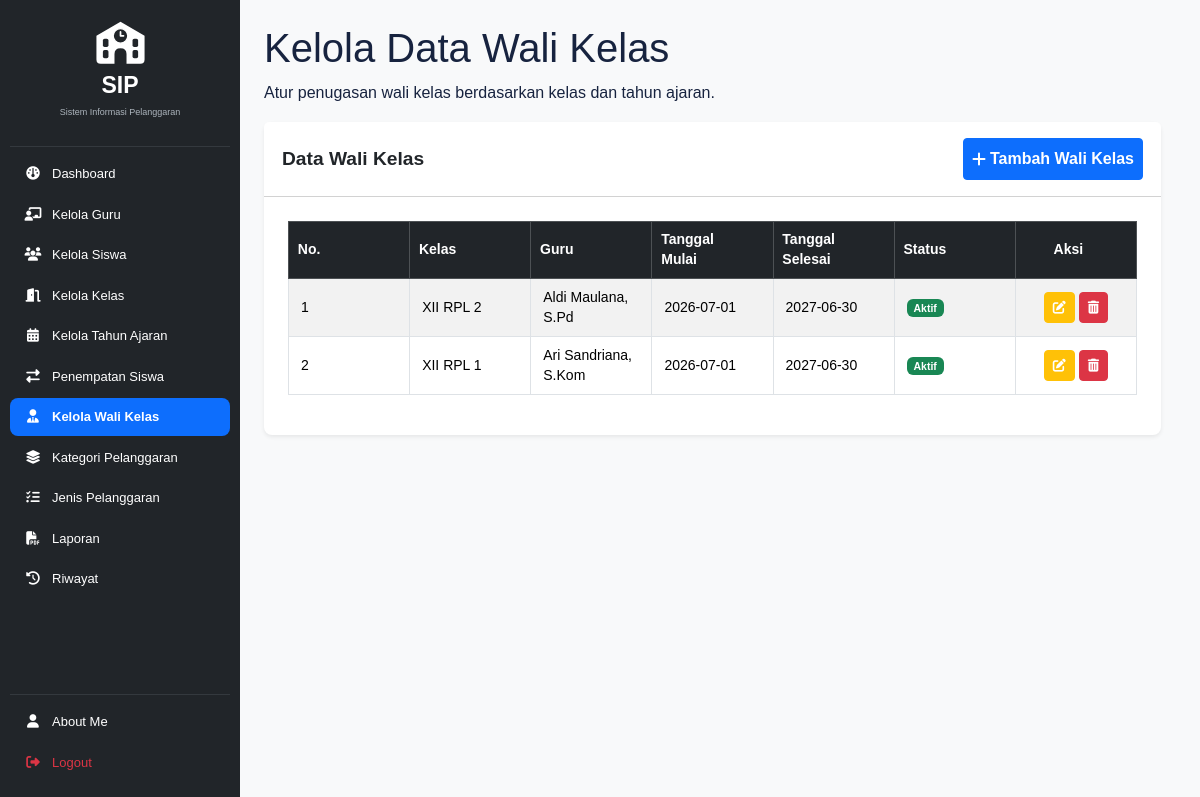
The page /kelola_walikelas.php (signed in) on the database as committed earlier.
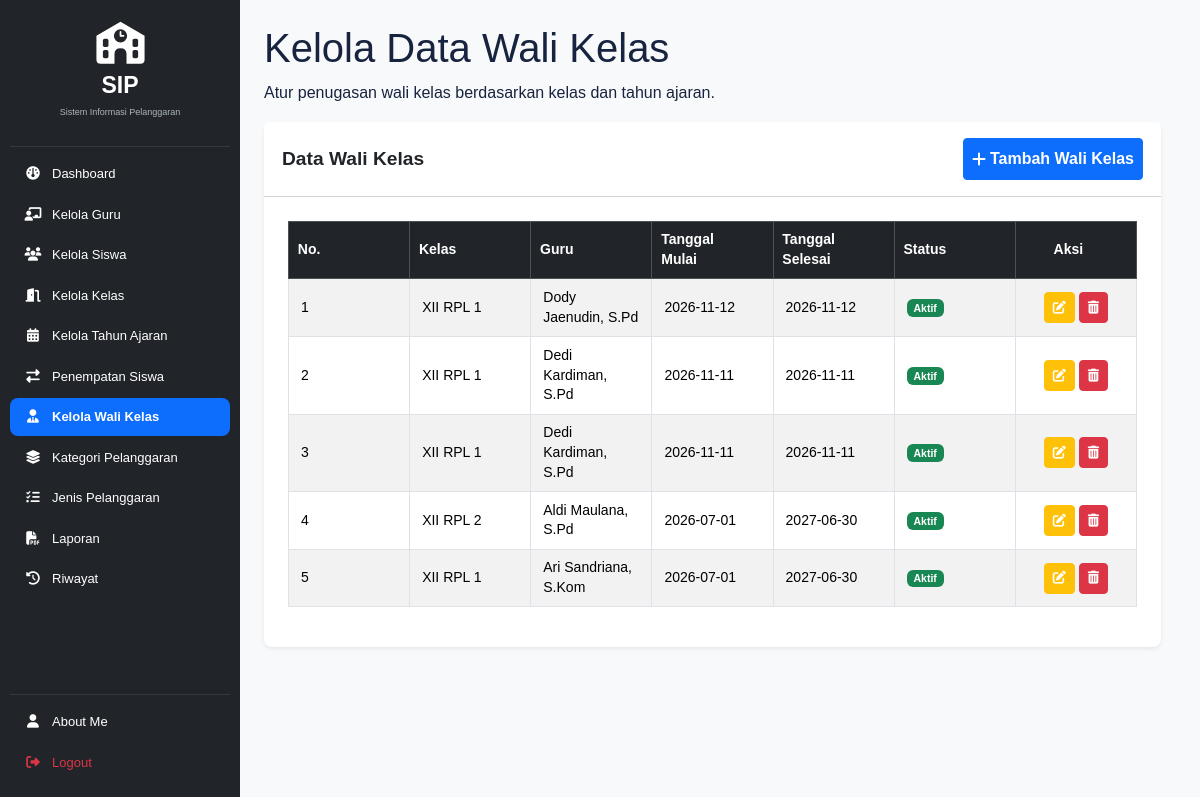
The same page on the database as committed later.
### tables this page shows
CREATE TABLE `t_wali_kelas` (
  `id` int(11) NOT NULL,
  `tahun_ajaran_id` int(11) DEFAULT NULL,
  `kelas_id` int(11) DEFAULT NULL,
  `guru_id` int(11) DEFAULT NULL,
  `user_id` int(11) NOT NULL,
  `tanggal_mulai` date NOT NULL,
  `tanggal_selesai` date NOT NULL,
  `status_aktif` tinyint(1) NOT NULL,
  `created_at` timestamp NOT NULL DEFAULT current_timestamp() ON UPDATE current_timestamp(),
  `updated_at` timestamp NOT NULL DEFAULT current_timestamp()
);

CREATE TABLE `t_kelas` (
  `id` int(11) NOT NULL,
  `nama` varchar(100) DEFAULT NULL,
  `tingkat` varchar(20) NOT NULL,
  `jurusan` varchar(100) NOT NULL,
  `status_aktif` tinyint(1) NOT NULL,
  `created_at` timestamp NOT NULL DEFAULT current_timestamp(),
  `updated_at` timestamp NOT NULL DEFAULT current_timestamp()
);

CREATE TABLE `t_guru` (
  `id` int(11) NOT NULL,
  `nip` varchar(30) NOT NULL,
  `nama` varchar(150) DEFAULT NULL,
  `email` varchar(150) NOT NULL,
  `status_aktif` tinyint(1) NOT NULL,
  `user_id` int(11) NOT NULL,
  `created_at` timestamp NOT NULL DEFAULT current_timestamp(),
  `updated_at` timestamp NOT NULL DEFAULT current_timestamp()
);

### kelola_walikelas.php (the view, shortened to what this page needs)
<?php
include 'config/koneksi.php';
$sql = "SELECT
            w.*,
            k.nama AS nama_kelas,
            g.nama AS nama_guru
        FROM t_wali_kelas w
        LEFT JOIN t_kelas k ON w.kelas_id = k.id
        LEFT JOIN t_guru g ON w.guru_id = g.id
        ORDER BY w.id DESC";
$hasil = mysqli_query($koneksi, $sql);
?>
<!DOCTYPE html>
<html lang="id">
<head>
    <link href="https://cdn.jsdelivr.net/npm/bootstrap@5.3.3/dist/css/bootstrap.min.css" rel="stylesheet">
    <link rel="stylesheet" href="https://cdnjs.cloudflare.com/ajax/libs/font-awesome/6.4.0/css/all.min.css">
    <link href="https://cdn.datatables.net/2.3.4/css/dataTables.bootstrap5.min.css" rel="stylesheet">
    <link rel="stylesheet" href="layout/style.css">
</head>
<body class="bg-light">
<div class="container-fluid">
    <div class="row">
        <?php include 'layout/sidebar.php'; ?>
        <main class="col-md-9 ms-sm-auto col-lg-10 p-4">
            <header class="admin-page-header">
                <h1>Kelola Data Wali Kelas</h1>
                <p>Atur penugasan wali kelas berdasarkan kelas dan tahun ajaran.</p>
            </header>
            <div class="card shadow-sm border-0 rounded-3 mb-5">
                <div class="card-header bg-white py-3 d-flex flex-wrap gap-2 justify-content-between align-items-center">
                    <h5 class="card-title m-0 fw-bold">
                        Data Wali Kelas
                    </h5>
                    <a href="tambah_walikelas.php"
                       class="btn btn-primary btn-sm fw-semibold text-nowrap">
                        <i class="fa-solid fa-plus me-1"></i>
                        Tambah Wali Kelas
                    </a>
                </div>
                <div class="card-body p-4">
                    <div class="table-responsive">
                        <table id="tabelWaliKelas"
                            class="table table-striped table-bordered table-hover align-middle w-100 admin-walikelas-table">
                            <thead class="table-dark">
                                <tr>
                                    <th>No.</th>
                                    <th>Kelas</th>
                                    <th>Guru</th>
                                    <th>Tanggal Mulai</th>
                                    <th>Tanggal Selesai</th>
                                    <th>Status</th>
                                    <th class="text-center">Aksi</th>
                                </tr>
                            </thead>
                            <tbody>
                                <?php
                                $no = 1;
                                while ($row = mysqli_fetch_assoc($hasil)) {
                                ?>
                                <tr>
                                    <td><?= $no++; ?></td>
                                    <td>
                                        <?= htmlspecialchars($row['nama_kelas'] ?? '-'); ?>
                                    </td>
                                    <td>
                                        <?= htmlspecialchars($row['nama_guru'] ?? '-'); ?>
                                    </td>
                                    <td>
                                        <?= htmlspecialchars($row['tanggal_mulai'] ?? '-'); ?>
                                    </td>
                                    <td>
                                        <?= htmlspecialchars($row['tanggal_selesai'] ?? '-'); ?>
                                    </td>
                                    <td>
                                        <?php if ($row['status_aktif'] == 1) { ?>
                                            <span class="badge bg-success">Aktif</span>
                                        <?php } else { ?>
                                            <span class="badge bg-danger">Tidak Aktif</span>
                                        <?php } ?>
                                    </td>
                                    <td class="text-center text-nowrap">
                                        <a href="edit_walikelas.php?id=<?= urlencode($row['id']); ?>"
                                            class="btn btn-warning btn-sm text-white"
                                            title="Edit">
                                            <i class="fa-solid fa-pen-to-square"></i>
                                        </a>
                                        <a href="hapus_walikelas.php?id=<?= urlencode($row['id']); ?>"
                                            class="btn btn-danger btn-sm"
                                            title="Hapus"
                                            onclick="return confirm('Yakin ingin menghapus data wali kelas ini?');">
                                            <i class="fa-solid fa-trash-can"></i>
                                        </a>
                                    </td>
                                </tr>
                                <?php } ?>
                            </tbody>
                        </table>
                    </div>
                </div>
            </div>
        </main>
    </div>
</div>
</body>
</html>

### layout/sidebar.php (shortened to what this page needs)
<?php
$current_page = basename($_SERVER['PHP_SELF'] ?? '');
$role = strtolower(trim($_SESSION['role'] ?? ''));
$base_url = '/Ukk_2026/';
if (!function_exists('is_active')) {
    function is_active($pages, $current_page) {
        return in_array($current_page, (array)$pages, true)
            ? 'active'
            : '';
    }
}
?>
<link rel="stylesheet"
href="https://cdnjs.cloudflare.com/ajax/libs/font-awesome/6.4.2/css/all.min.css">
<nav class="sidebar-fixed text-white">
    <div class="sidebar-brand mb-2">
        <div class="logo-icon">
        </div>
        <div>
            <h2 class="brand-title">SIP</h2>
            <small class="brand-subtitle">
                Sistem Informasi Pelanggaran
            </small>
        </div>
    </div>
    <hr class="border-secondary my-2">
    <?php if ($role === 'admin'): ?>
        <ul class="nav nav-pills flex-column sidebar-menu mb-auto">
            <li class="nav-item">
                <a href="<?= $base_url ?>dashboard.php"
                   class="nav-link <?= is_active('dashboard.php', $current_page) ?>">
                    <i class="fa-solid fa-gauge me-2"></i>
                    <span>Dashboard</span>
                </a>
            </li>
            <li class="nav-item">
                <a href="<?= $base_url ?>guru/kelola_guru.php"
                   class="nav-link <?= is_active(['kelola_guru.php','tambah_guru.php','edit_guru.php'], $current_page) ?>">
                    <i class="fa-solid fa-chalkboard-user me-2"></i>
                    <span>Kelola Guru</span>
                </a>
            </li>
            <li class="nav-item">
                <a href="<?= $base_url ?>kelola_siswa.php"
                   class="nav-link <?= is_active(['kelola_siswa.php','tambah_siswa.php','edit_siswa.php'], $current_page) ?>">
                    <i class="fa-solid fa-users me-2"></i>
                    <span>Kelola Siswa</span>
                </a>
            </li>
            <li class="nav-item">
                <a href="<?= $base_url ?>kelola_kelas.php"
                   class="nav-link <?= is_active(['kelola_kelas.php','tambah_kelas.php','edit_kelas.php'], $current_page) ?>">
                    <i class="fa-solid fa-door-open me-2"></i>
                    <span>Kelola Kelas</span>
                </a>
            </li>
            <li class="nav-item">
                <a href="<?= $base_url ?>kelola_tahun_ajaran.php"
                   class="nav-link <?= is_active(['kelola_tahun_ajaran.php','tambah_tahun_ajaran.php','edit_tahun_ajaran.php'], $current_page) ?>">
                    <i class="fa-solid fa-calendar-days me-2"></i>
                    <span>Kelola Tahun Ajaran</span>
                </a>
            </li>
            <li class="nav-item">
                <a href="<?= $base_url ?>penempatan_siswa.php"
                   class="nav-link <?= is_active('penempatan_siswa.php', $current_page) ?>">
                    <i class="fa-solid fa-right-left me-2"></i>
                    <span>Penempatan Siswa</span>
                </a>
            </li>
            <li class="nav-item">
                <a href="<?= $base_url ?>kelola_walikelas.php"
                   class="nav-link <?= is_active(['kelola_walikelas.php','tambah_walikelas.php','edit_walikelas.php'], $current_page) ?>">
                    <i class="fa-solid fa-user-tie me-2"></i>
                    <span>Kelola Wali Kelas</span>
                </a>
            </li>
            <li class="nav-item">
                <a href="<?= $base_url ?>kelola_pelanggaran_kategori.php"
                   class="nav-link <?= is_active(['kelola_pelanggaran_kategori.php','tambah_pelanggaran_kategori.php','edit_pelanggaran_kategori.php'], $current_page) ?>">
                    <i class="fa-solid fa-layer-group me-2"></i>
                    <span>Kategori Pelanggaran</span>
                </a>
            </li>
            <li class="nav-item">
                <a href="<?= $base_url ?>kelola_jenis_pelanggaran.php"
                   class="nav-link <?= is_active(['kelola_jenis_pelanggaran.php','tambah_jenis_pelanggaran.php','edit_jenis_pelanggaran.php'], $current_page) ?>">
                    <i class="fa-solid fa-list-check me-2"></i>
                    <span>Jenis Pelanggaran</span>
                </a>
            </li>
            <li class="nav-item">
                <a href="<?= $base_url ?>laporan.php"
                   class="nav-link <?= is_active(['laporan.php','cetak_laporan.php'], $current_page) ?>">
                    <i class="fa-solid fa-file-pdf me-2"></i>
                    <span>Laporan</span>
                </a>
            </li>
            <li class="nav-item">
                <a href="<?= $base_url ?>riwayat.php"
                   class="nav-link <?= is_active('riwayat.php', $current_page) ?>">
                    <i class="fa-solid fa-clock-rotate-left me-2"></i>
                    <span>Riwayat</span>
                </a>
            </li>
        </ul>
    <?php endif; ?>
    <hr class="border-secondary my-2">
    <ul class="nav nav-pills flex-column sidebar-menu mb-1">
        <li class="nav-item">
            <a href="<?= $base_url ?>about_me.php"
               class="nav-link <?= is_active('about_me.php', $current_page) ?>">
                <i class="fa-solid fa-user me-2"></i>
                <span>About Me</span>
            </a>
        </li>
        <li class="nav-item">
            <a href="<?= $base_url ?>logout.php"
               class="nav-link text-danger"
               onclick="return confirm('Yakin ingin keluar?');">
                <i class="fa-solid fa-right-from-bracket me-2"></i>
                <span>Logout</span>
            </a>
        </li>
    </ul>
</nav>

### layout/style.css (style rules this page uses)
:root { --primary: #3659d9; --navy: #17233f; --background: #f4f6fb; --text-muted: #778198; --border: #e8ecf4; }
* { box-sizing: border-box; }
html { scrollbar-gutter: stable; }
body { margin: 0; font-family: 'Poppins', sans-serif; background: var(--background); color: var(--navy); }
main[class*="col-"] { min-width: 0; }
main[class*="col-"] { font-size: 1rem; line-height: 1.6; }
main[class*="col-"] .card { border-radius: 12px; }
main[class*="col-"] .card-header { padding: 14px 18px; }
main[class*="col-"] .card-header h5, main[class*="col-"] .card-header .card-title { font-size: 1.2rem; line-height: 1.45; }
main[class*="col-"] .card-header .btn { min-height: 42px; display: inline-flex; align-items: center; justify-content: center; white-space: normal; font-size: 1rem; }
main[class*="col-"] label, main[class*="col-"] .form-label, main[class*="col-"] .form-text, main[class*="col-"] .alert, main[class*="col-"] .btn, main[class*="col-"] .form-control, main[class*="col-"] .form-select { font-size: 1rem; }
main[class*="col-"] .table { font-size: 0.875rem; line-height: 1.4; width: 100% !important; min-width: 100% !important; table-layout: fixed; }
main[class*="col-"] .table th, main[class*="col-"] .table td { padding: 0.55rem 0.75rem; vertical-align: middle; overflow-wrap: anywhere; }
main[class*="col-"] .table thead th { font-weight: 600; position: relative; white-space: normal; padding: 0.55rem 1.5rem 0.55rem 0.55rem; text-align: left; vertical-align: middle; }
main[class*="col-"] .table thead th.text-center { text-align: center; }
main[class*="col-"] .table td .btn { white-space: nowrap; font-size: 0.8125rem; padding: 0.3rem 0.5rem; }
main[class*="col-"] .table-responsive, main[class*="col-"] .dt-scroll-body { max-width: 100%; overflow-x: auto; -webkit-overflow-scrolling: touch; }

### layout/sidebar.php (style rules this page uses)
.sidebar-fixed { position: fixed !important; top: 0 !important; left: 0 !important; bottom: 0 !important; width: 240px !important; height: 100vh !important; background: #212529 !important; padding: 12px 10px; display: flex; flex-direction: column; overflow-y: auto; overflow-x: hidden; z-index: 2147483647 !important; box-sizing: border-box; pointer-events: auto !important; isolation: isolate; }
.sidebar-brand { display: flex; flex-direction: column; align-items: center; justify-content: center; text-align: center; padding: 8px 5px; gap: 3px; }
.sidebar-brand .logo-icon { width: 55px; height: 48px; display: flex; align-items: center; justify-content: center; }
.sidebar-brand .logo-icon svg { width: 55px; height: 48px; }
.sidebar-brand .brand-title { color: #fff; font-size: 23px; font-weight: 800; line-height: 1.1; margin: 2px 0 0; }
.sidebar-brand .brand-subtitle { color: #adb5bd; font-size: 9px; }
.sidebar-menu, .sidebar-menu .nav-item { width: 100%; }
.sidebar-menu .nav-link { width: 100%; box-sizing: border-box; padding: 9px 12px; font-size: 13px; color: #fff !important; border-radius: 8px; margin-bottom: 3px; display: flex; align-items: center; white-space: nowrap; background: transparent; text-decoration: none !important; position: relative; z-index: 2; cursor: pointer !important; pointer-events: auto !important; }
.sidebar-menu .nav-link.active { background-color: #0d6efd !important; font-weight: 600; }
.sidebar-menu .nav-link i { width: 22px; min-width: 22px; text-align: center; font-size: 13.5px; color: #fff !important; }
.sidebar-menu .nav-link.text-danger, .sidebar-menu .nav-link.text-danger i { color: #dc3545 !important; }
body { overflow-x: hidden; margin: 0; }
.main-content, main, .container-fluid.main-container { margin-left: 240px !important; width: calc(100% - 240px) !important; min-height: 100vh; padding: 25px 30px; box-sizing: border-box; }

Rows that differ between the two databases and show on the page:
added t_wali_kelas: kelas.nama "XII RPL 1", guru.nama "Dody Jaenudin, S.Pd", tanggal_mulai "2026-11-12", tanggal_selesai "2026-11-12", status_aktif "Aktif"
added t_wali_kelas: kelas.nama "XII RPL 1", guru.nama "Dedi Kardiman, S.Pd", tanggal_mulai "2026-11-11", tanggal_selesai "2026-11-11", status_aktif "Aktif"
added t_wali_kelas: kelas.nama "XII RPL 1", guru.nama "Dedi Kardiman, S.Pd", tanggal_mulai "2026-11-11", tanggal_selesai "2026-11-11", status_aktif "Aktif"
